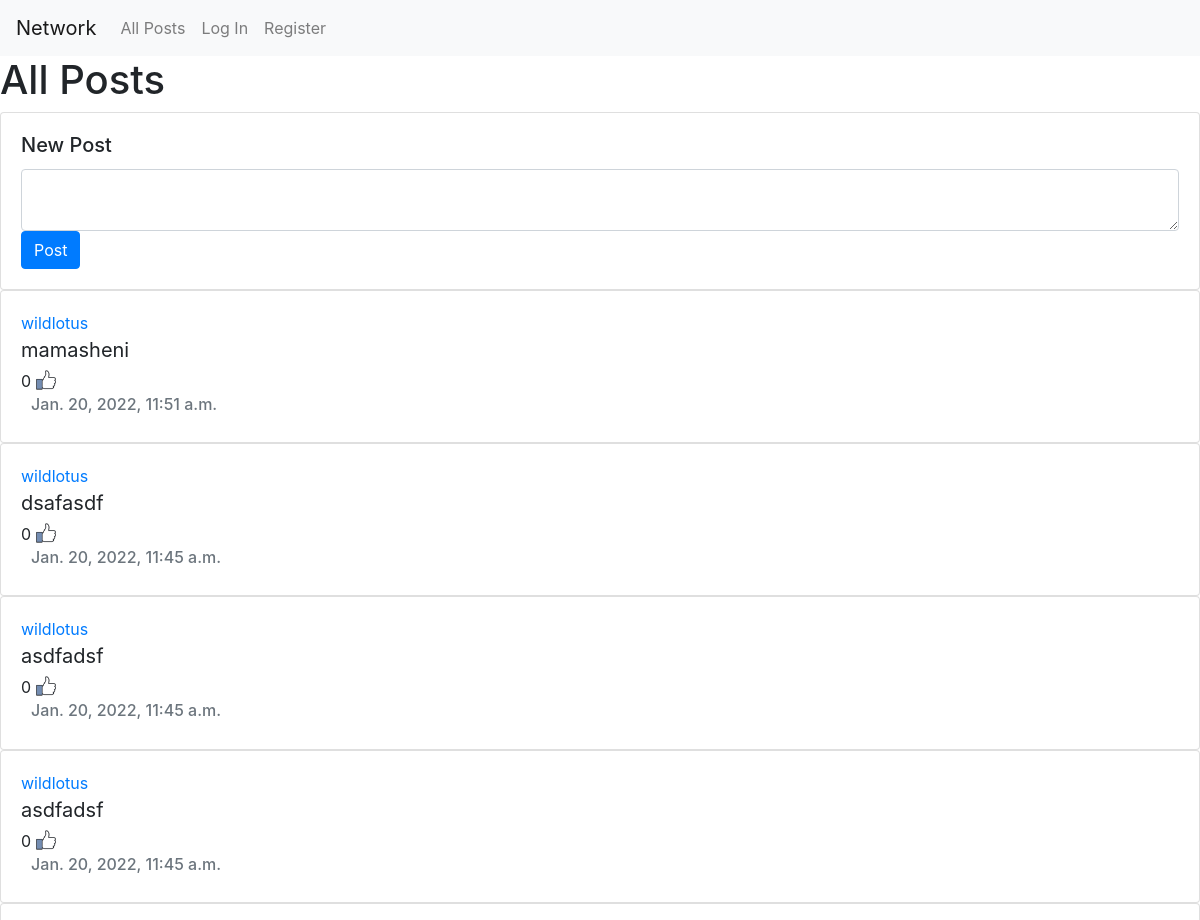
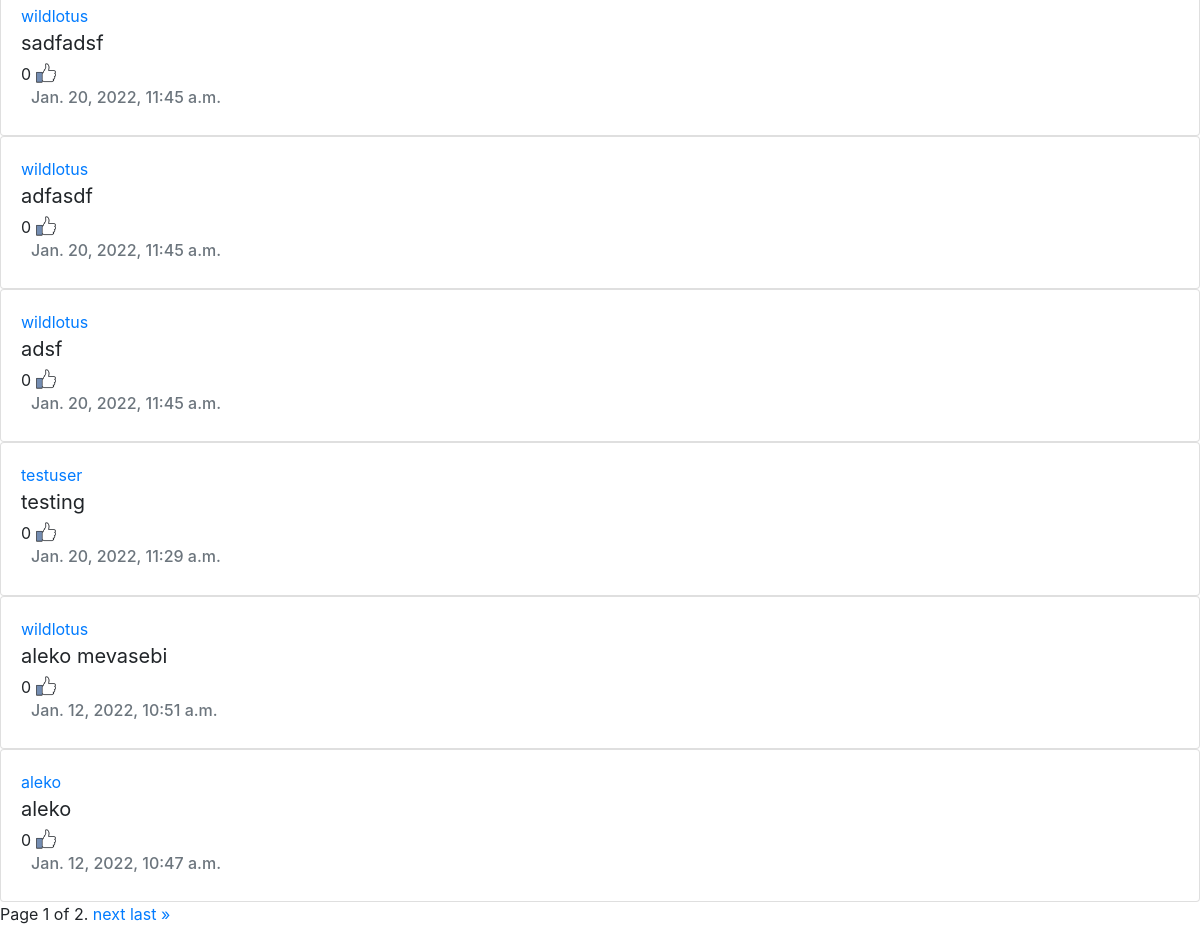
/, run on an earlier commit of the app's database (2 pictures, top to bottom).
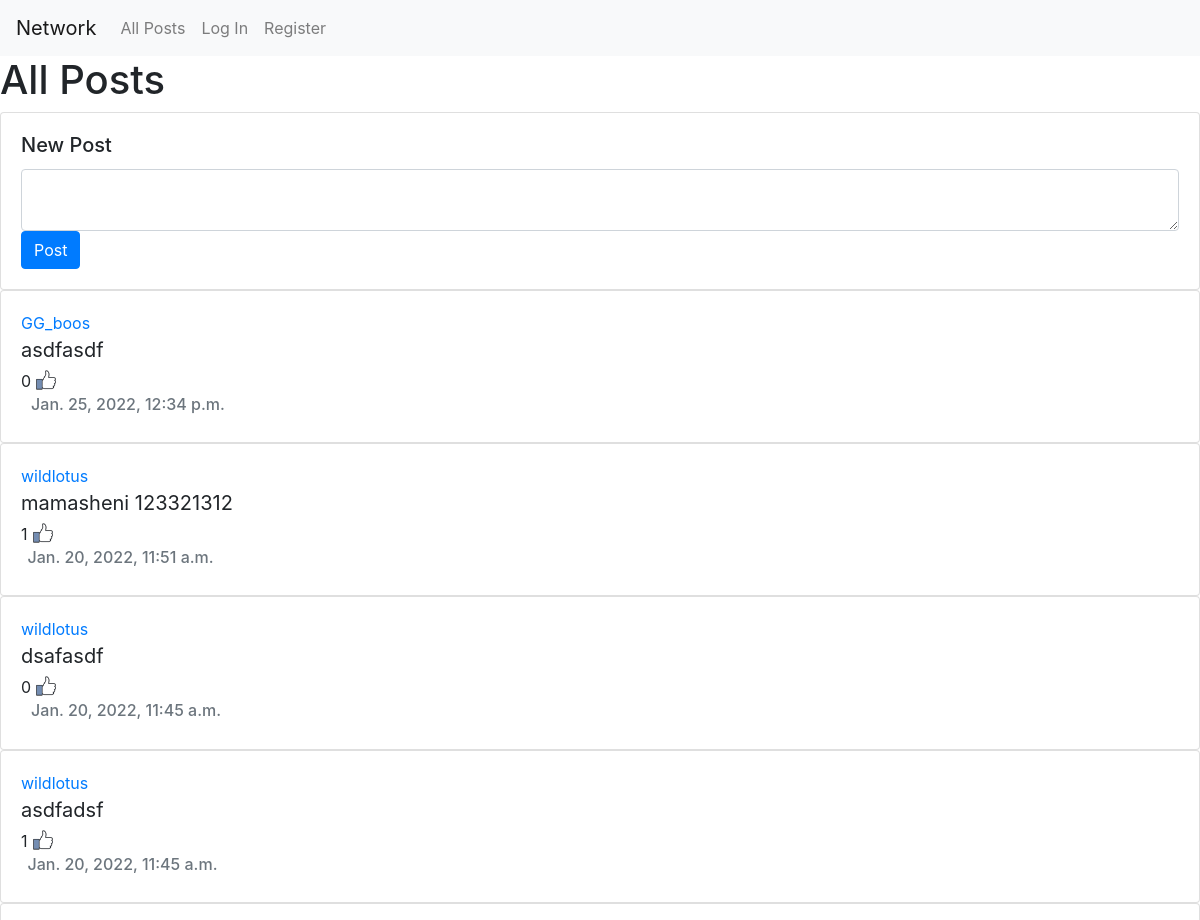
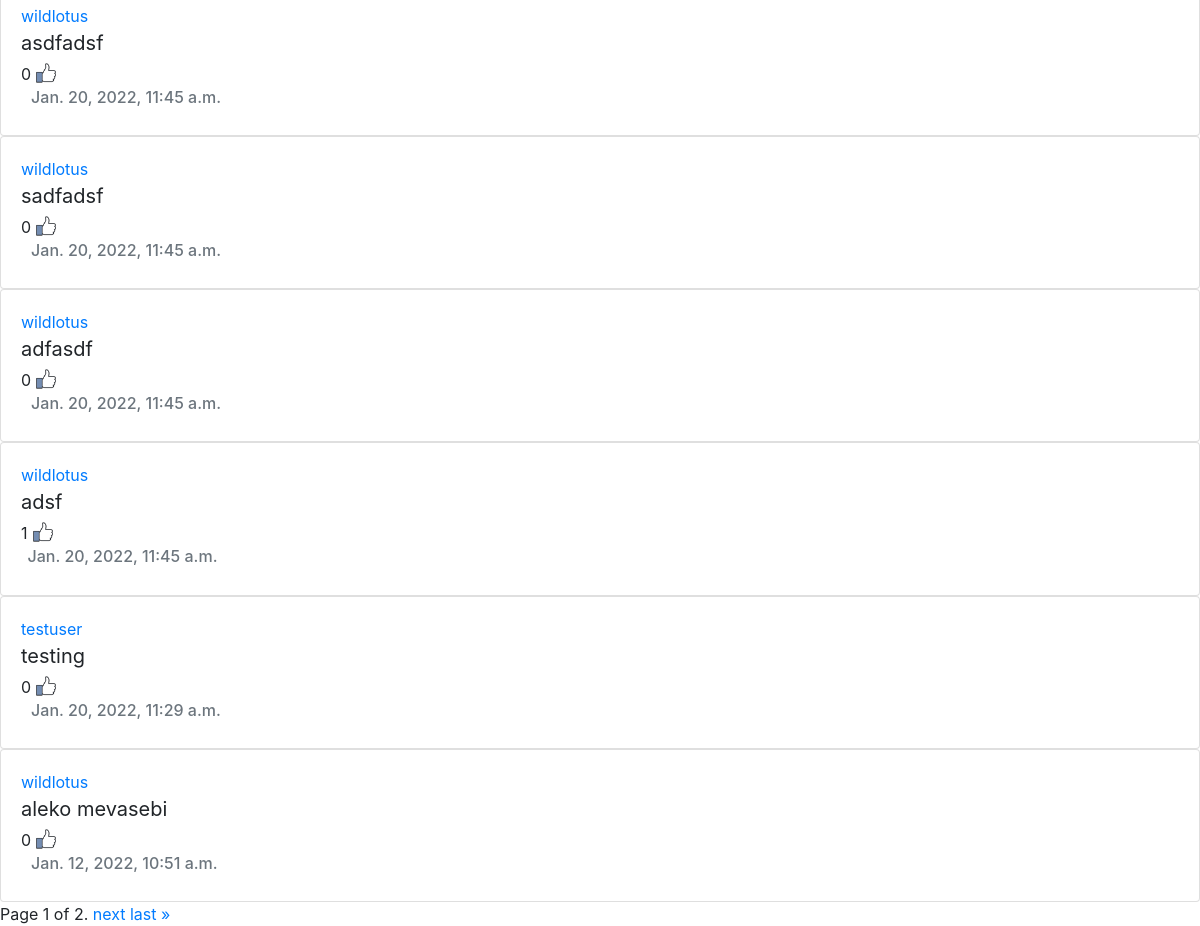
And on a later commit of the database (2 pictures, top to bottom).
### network/models.py (models this page shows, shortened)
class Post(models.Model):
    post = models.TextField()
    author = models.ForeignKey(User, on_delete=models.CASCADE)
    likes = models.ManyToManyField(User, blank=True, related_name="likes")
    date = models.DateTimeField(auto_now_add=True)

class User(AbstractUser):
    followers = models.ManyToManyField("self", through="UserFollowing", related_name="following" , symmetrical=False)

### network/views.py (the view, shortened to what this page needs)
# urls.py: path("", views.index, name="index"),
def index(request):
    posts = Post.objects.order_by('-date') # Getting most recent posts
    paginator = Paginator(posts, 10)
    page_number = request.GET.get('page')
    page_obj = paginator.get_page(page_number)
    return render(request, "network/index.html", {
        "form": NewPostForm,
        "posts": posts,
        "page_obj": page_obj
    })

### network/templates/network/index.html (shortened to what this page needs)
{% extends "network/layout.html" %}
{% load static %}
{% block body %}
    <h1>All Posts</h1>
    <div class="card">
        <div class="card-body">
            <h5 class="card-title">New Post</h5>
            <form action="{% url 'index' %}" method="post">
                {{ form }}
                <input type="submit" class="btn btn-primary" value="Post">
            </form>
        </div>
    </div>
    {% for post in page_obj %}
        <div class="card">
            <div class="card-body">
                <a href="{% url 'profile' post.author.pk %}">{{ post.author }}</a>
                <p class="card-text" style="font-size: 20px; margin-bottom: 0px;">{{ post.post }}</p>
                <form action="{% url 'change_like' post.id %}" method="post">
                    <input type="image" src="{% static 'network/image/download3.png' %}" style="height: 30px;">
                    <p style="float: left; margin-top: 4px">{{ post.likes.all.count }}</p>
                </form>
                <h6 class="card-subtitle mb-2 text-muted">{{ post.date }}</h6>
            </div>
        </div>
    {% endfor %}
    <div class="pagination">
        <span class="step-links">
            <span class="current">
                Page {{ page_obj.number }} of {{ page_obj.paginator.num_pages }}.
            </span>
            {% if page_obj.has_next %}
                <a href="?page={{ page_obj.next_page_number }}">next</a>
                <a href="?page={{ page_obj.paginator.num_pages }}">last &raquo;</a>
            {% endif %}
        </span>
    </div>
{% endblock %}

What changed in the data, as far as the page shows it:
no longer on this page (row unchanged): Post: author "aleko", post "aleko", likes.all.count "0", date "Jan. 12, 2022, 10:47 a.m."
added Post: author "GG_boos", post "asdfasdf", likes.all.count "0", date "Jan. 25, 2022, 12:34 p.m."
changed Post: post "mamasheni" → "mamasheni 123321312"; likes.all.count "0" → "1"
computed for Post (number 4 of 10 on the later page): likes.all.count "0" → "1"
computed for Post "adsf": likes.all.count "0" → "1"
